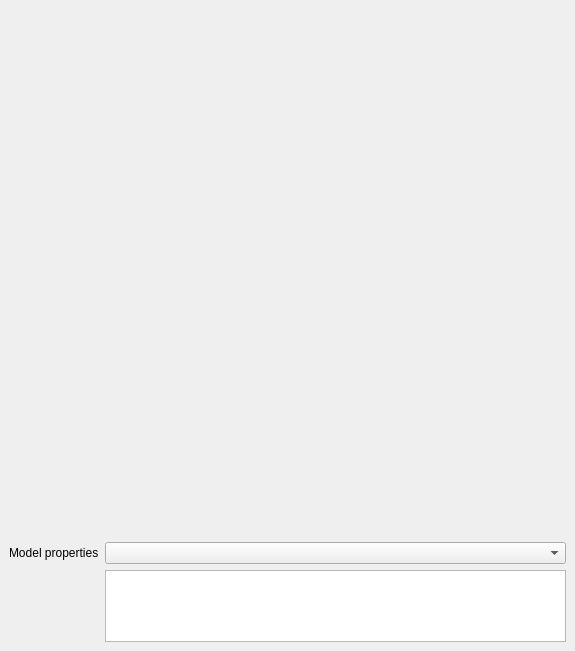
<?xml version="1.0" encoding="UTF-8"?>
<ui version="4.0">
 <class>SpeckleDashboard</class>
 <widget class="QDockWidget" name="SpeckleDashboard">
  <property name="geometry">
   <rect>
    <x>0</x>
    <y>0</y>
    <width>575</width>
    <height>651</height>
   </rect>
  </property>

    <property name="windowTitle">
    <string>Speckle Dashboard</string>
    </property>

  <widget class="QWidget" name="dockWidgetContents">
   <layout class="QGridLayout" name="gridLayout">
    <item row="0" column="0">
     <layout class="QVBoxLayout" name="verticalLayout" stretch="5,1">
      <item>
       <layout class="QFormLayout" name="formLayout">

            <property name="leftMargin">
            <number>0</number>
            </property>
            <property name="topMargin">
            <number>0</number>
            </property>
            <property name="rightMargin">
            <number>0</number>
            </property>
            <property name="bottomMargin">
            <number>0</number>
            </property>

            <item row="1" column="0">
                <widget class="QWidget" name="chart">
                
                <property name="sizePolicy">
                <sizepolicy hsizetype="Expanding" vsizetype="Expanding">
                    <horstretch>0</horstretch>
                    <verstretch>0</verstretch>
                </sizepolicy>
                </property>
            
                </widget>
            </item>
            
    
          </layout>
        </item>
        <item>
          <layout class="QFormLayout" name="formLayout">
          

            <item row="0" column="1">
            <layout class="QHBoxLayout" name="streamListButtons">
            </layout>
            </item>

            <item row="2" column="0">
            <widget class="QLabel" name="streamBranchLabel">
            <property name="text">
            <string>Model properties</string>
            </property>
            </widget>
            </item>

            <item row="2" column="1">
            <widget class="QComboBox" name="selectionDropdown"/>
            </item>

            <item row="3" column="1">
                <widget class="QListWidget" name="dataWidget">
                    <property name="selectionMode">
                    <enum>QAbstractItemView::NoSelection</enum>
                    </property>
                    <property name="sizePolicy">
                    <sizepolicy hsizetype="Expanding" vsizetype="MinimumExpanding">
                        <horstretch>0</horstretch>
                        <verstretch>0</verstretch>
                    </sizepolicy>
                    </property>
                    <property name="sizeAdjustPolicy">
                    <enum>QAbstractScrollArea::AdjustToContents</enum>
                    </property>
                    <property name="resizeMode">
                    <enum>QListView::Fixed</enum>
                    </property>
                    <property name="viewMode">
                    <enum>QListView::ListMode</enum>
                    </property>
                </widget>
            </item>


    
       </layout>
      </item>
     </layout>
    </item>

   </layout>
  </widget>
 </widget>
 <resources/>
 <connections/>
</ui>
